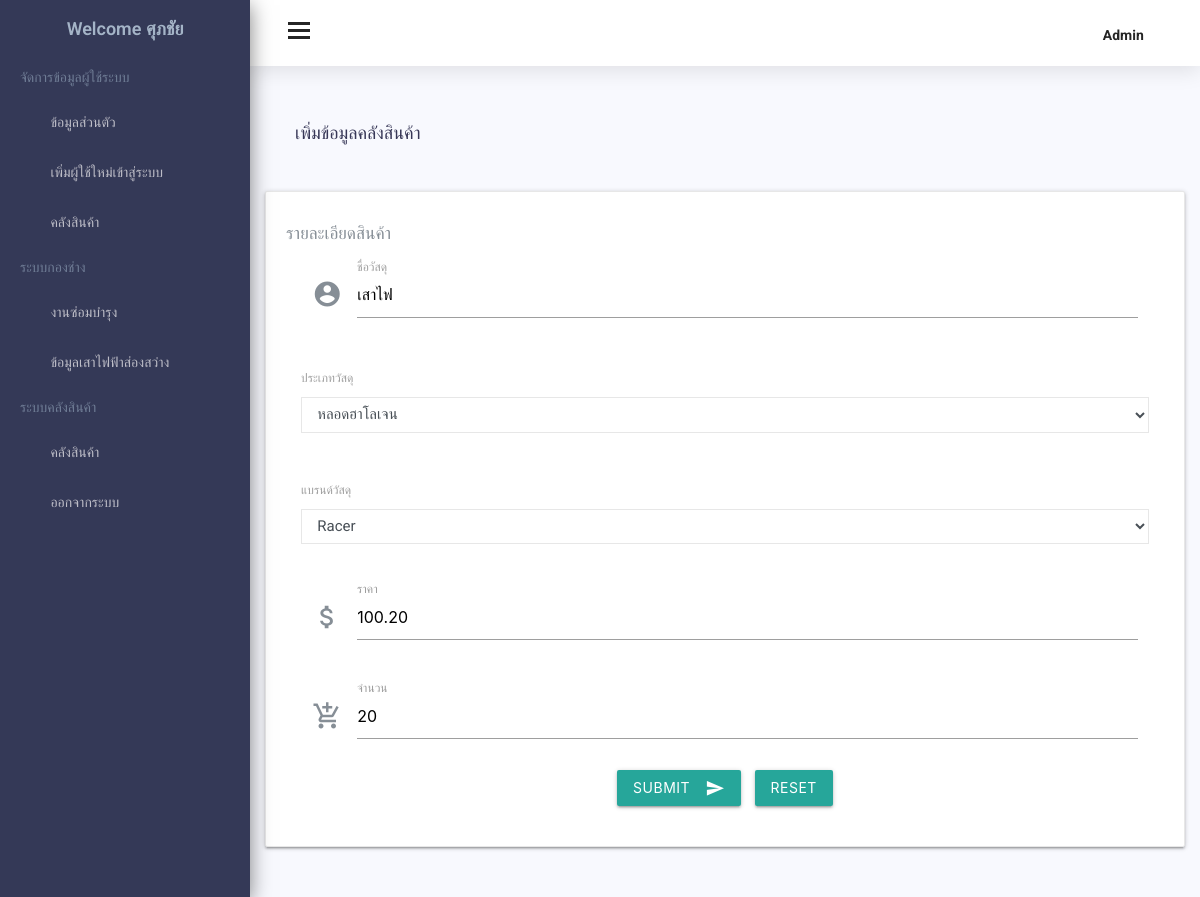
/updatewarehouse.php?stuff_id=1 (signed in), run on the app's committed database.
### tables this page shows
CREATE TABLE `member` (
  `member_id` int(3) UNSIGNED ZEROFILL NOT NULL,
  `member_email` varchar(25) NOT NULL,
  `Password` varchar(20) NOT NULL,
  `conPassword` varchar(20) NOT NULL,
  `member_fname` varchar(30) NOT NULL,
  `member_lname` varchar(30) NOT NULL,
  `member_gender` varchar(4) NOT NULL,
  `member_birthdate` date NOT NULL,
  `member_age` int(2) NOT NULL,
  `member_id_card` char(13) NOT NULL,
  `member_tel` char(11) NOT NULL,
  `member_typeid` int(1) NOT NULL,
  `member_pic` varchar(30) DEFAULT NULL,
  `Pid` int(5) NOT NULL,
  `Did` int(5) NOT NULL,
  `SDTid` int(6) NOT NULL
);

CREATE TABLE `warehouse` (
  `stuff_id` int(5) NOT NULL,
  `stuff_name` varchar(30) NOT NULL,
  `stuff_type` int(2) NOT NULL,
  `stuff_brand` int(2) NOT NULL,
  `stuff_date` date NOT NULL,
  `stuff_price` decimal(7,2) NOT NULL,
  `stuff_amount` int(5) NOT NULL
);

### www/api_retreievewarehousebyid.php (called while the page is built, shortened)
<?php
include("connect.php");
$stuff_id = $_GET['stuff_id'];
$sqlwarehouse = "SELECT * FROM warehouse WHERE stuff_id = $stuff_id";
$resultwarehouse = $conn->query($sqlwarehouse);
?>

### www/updatewarehouse.php (the view, shortened to what this page needs)
<?php
include("api_retreievewarehousebyid.php");
$con = mysqli_connect("db", "root", "root", "electricity");
mysqli_set_charset($con, 'utf8');
$strSQL = "SELECT * FROM member WHERE member_id = '" . $_SESSION['member_id'] . "' ";
$objQuery = $con->query($strSQL);
$objResult = mysqli_fetch_assoc($objQuery);
$warehouse = mysqli_fetch_assoc($resultwarehouse);
?>
<!DOCTYPE html>
<html lang="en">
<head>
    <link href="assets/css/lib/calendar2/pignose.calendar.min.css" rel="stylesheet">
    <link href="assets/css/lib/chartist/chartist.min.css" rel="stylesheet">
    <link href="assets/css/lib/font-awesome.min.css" rel="stylesheet">
    <link href="assets/css/lib/themify-icons.css" rel="stylesheet">
    <link href="assets/css/lib/owl.carousel.min.css" rel="stylesheet" />
    <link href="assets/css/lib/owl.theme.default.min.css" rel="stylesheet" />
    <link href="assets/css/lib/weather-icons.css" rel="stylesheet" />
    <link href="assets/css/lib/menubar/sidebar.css" rel="stylesheet">
    <link href="assets/css/lib/bootstrap.min.css" rel="stylesheet">
    <link href="assets/css/lib/helper.css" rel="stylesheet">
    <link href="assets/css/style.css" rel="stylesheet">
    <link rel="stylesheet" href="https://cdnjs.cloudflare.com/ajax/libs/materialize/1.0.0/css/materialize.min.css">
</head>
<body>
    <div class="sidebar sidebar-hide-to-small sidebar-shrink sidebar-gestures">
        <div class="nano">
            <div class="nano-content">
                <ul>
                    <div class="logo"><a href="admin_profile.php">
                            <span><span>Welcome </span>
                                <?php echo $objResult["member_fname"]; ?>
                            </span></a>
                    </div>
                    <li class="label">จัดการข้อมูลผู้ใช้ระบบ</li>
                    <li><a href="admin_profile.php"><i class="ti-user"></i> ข้อมูลส่วนตัว </a></li>
                    <li><a href="admin_register.php"><i class="ti-comments-smiley"></i> เพิ่มผู้ใช้ใหม่เข้าสู่ระบบ </a></li>
                    <li><a href="admin_warehouse.php"><i class="ti-comments-smiley"></i> คลังสินค้า </a></li>
                    <li class="label">ระบบกองช่าง</li>
                    <li><a class="sidebar-sub-toggle"><i class="ti-bar-chart-alt"></i> งานซ่อมบำรุง <span class="sidebar-collapse-icon ti-angle-down"></span></a>
                    </li>
                    <li><a href="app-event-calender.html"><i class="ti-calendar"></i> ข้อมูลเสาไฟฟ้าส่องสว่าง </a></li>
                    <li class="label">ระบบคลังสินค้า</li>
                    <li><a class="sidebar-sub-toggle"><i class="ti-bar-chart-alt"></i> คลังสินค้า <span class="sidebar-collapse-icon ti-angle-down"></span></a>
                    <li><a href="logout.php"><i class="ti-close"></i> ออกจากระบบ</a></li>
                </ul>
            </div>
        </div>
    </div>
    <div class="header">
        <div class="container-fluid">
            <div class="row">
                <div class="col-lg-12">
                    <div class="float-left">
                        <div class="hamburger sidebar-toggle">
                            <span class="line"></span>
                            <span class="line"></span>
                            <span class="line"></span>
                        </div>
                    </div>
                    <div class="float-right">
                        <li class="header-icon dib">
                            <span class="user-avatar">
                                <?php
                                if ($member_typeid = 1) {
                                    echo "Admin";
                                } elseif ($member_typeid = 2) {
                                    echo "Supervisor";
                                } elseif ($member_typeid = 2) {
                                    echo "Palad";
                                } else {
                                    echo "Administrator";
                                }
                                ?>
                                <i class="ti-angle-down f-s-10"></i>
                            </span>
                        </li>
                    </div>
                </div>
            </div>
        </div>
    </div>
    <div class="content-wrap">
        <div class="main">
            <div class="container-fluid">
                <div class="row">
                    <div class="col-lg-8 p-r-0 title-margin-right">
                        <div class="page-header">
                            <div class="page-title">
                                <h1>เพิ่มข้อมูลคลังสินค้า <span> </span></h1>
                            </div>
                        </div>
                    </div>
                </div>
                <form action="api_updatewarehouse.php" method="post" name="form1">
                    <div class="card">
                        <div class="card-title">
                            <h6>รายละเอียดสินค้า</h6>
                            <div class="row" style="margin-bottom:0px;">
                                <div class="col-lg-12">
                                    <div class="input-field col s12">
                                        <i class="material-icons prefix">account_circle</i>
                                        <input class="fname" type="text" name="stuff_name" value="<?php echo $warehouse['stuff_name'] ?>" required />
                                        <label for="icon_prefix">ชื่อวัสดุ</label>
                                    </div>
                                </div>
                            </div>
                            <div class="row">
                                <div class="col-lg-12">
                                    <label>ประเภทวัสดุ</label>
                                    <select name="stuff_type" class="form-control">
                                        <option value="3" <?php echo ($warehouse['stuff_type'] == 3 ? "selected" : "") ?>>หลอดฮาโลเจน</option>
                                    </select>
                                </div>
                            </div>
                            <div class="row">
                                <div class="col-lg-12">
                                    <label>แบรนด์วัสดุ</label>
                                    <select name="stuff_brand" class="form-control">
                                        <option value="4" <?php echo ($warehouse['stuff_brand'] == 4 ? "selected" : "") ?>>Racer</option>
                                    </select>
                                </div>
                            </div>
                            <div class="row" style="margin-bottom:0px;">
                                <div class="col-lg-12">
                                    <div class="input-field col s12">
                                        <i class="material-icons prefix">attach_money</i>
                                        <input name="stuff_price" class="fname" type="text" value="<?php echo $warehouse['stuff_price']; ?>" required />
                                        <label for="icon_prefix">ราคา</label>
                                    </div>
                                </div>
                            </div>
                            <div class="row" style="margin-bottom:0px;">
                                <div class="col-lg-12">
                                    <div class="input-field col s12">
                                        <i class="material-icons prefix">add_shopping_cart</i>
                                        <input name="stuff_amount" class="fname" type="text" value="<?php echo $warehouse['stuff_amount']; ?>" required />
                                        <label for="icon_prefix">จำนวน</label>
                                    </div>
                                </div>
                            </div>
                        </div>
                        <div class="row">
                            <div class="col-s-3">
                                <button class="btn waves-effect waves-light" type="submit" name="action">Submit
                                    <i class="material-icons right">send</i>
                                </button>
                            </div> &nbsp;&nbsp;&nbsp;&nbsp;
                            <div class="col-s-3">
                                <button class="btn waves-effect waves-light" type="reset" name="action"> Reset
                                </button>
                            </div>
                        </div>
                </form>
            </div>
            <div class="row">
                <div class="col-lg-12">
                </div>
            </div>
        </div>
    </div>
</body>
</html>

### data on the page
member: member_fname "ศุภชัย"
warehouse: stuff_name "เสาไฟ", stuff_type "หลอดฮาโลเจน", stuff_brand "Racer", stuff_price "100.20", stuff_amount "20"
